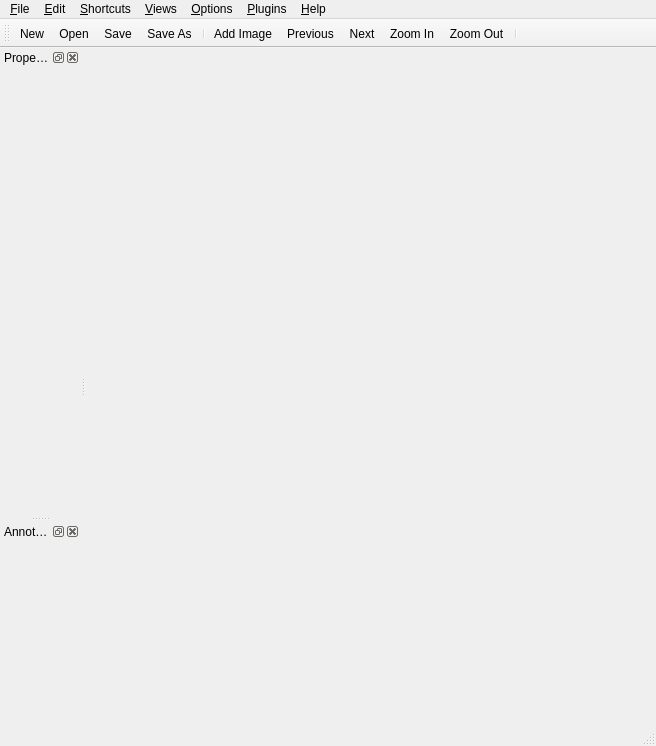
<?xml version="1.0" encoding="UTF-8"?>
<ui version="4.0">
 <class>MainWindow</class>
 <widget class="QMainWindow" name="MainWindow">
  <property name="geometry">
   <rect>
    <x>0</x>
    <y>0</y>
    <width>656</width>
    <height>746</height>
   </rect>
  </property>
  <property name="cursor">
   <cursorShape>ArrowCursor</cursorShape>
  </property>
  <property name="windowTitle">
   <string>sloth</string>
  </property>
  <property name="windowIcon">
   <iconset>
    <normaloff>:/icons/sloth.svg</normaloff>:/icons/sloth.svg</iconset>
  </property>
  <widget class="QWidget" name="centralWidget">
   <property name="cursor">
    <cursorShape>CrossCursor</cursorShape>
   </property>
   <property name="mouseTracking">
    <bool>false</bool>
   </property>
  </widget>
  <widget class="QMenuBar" name="menubar">
   <property name="geometry">
    <rect>
     <x>0</x>
     <y>0</y>
     <width>656</width>
     <height>21</height>
    </rect>
   </property>
   <widget class="QMenu" name="menuFile">
    <property name="title">
     <string>&amp;File</string>
    </property>
    <addaction name="actionNew"/>
    <addaction name="actionOpen"/>
    <addaction name="actionSave"/>
    <addaction name="actionSave_As"/>
    <addaction name="separator"/>
    <addaction name="actionExit"/>
   </widget>
   <widget class="QMenu" name="menu_Edit">
    <property name="title">
     <string>&amp;Edit</string>
    </property>
    <addaction name="action_Add_Image"/>
   </widget>
   <widget class="QMenu" name="menu_Views">
    <property name="title">
     <string>&amp;Views</string>
    </property>
    <addaction name="actionLocked"/>
   </widget>
   <widget class="QMenu" name="menu_Help">
    <property name="title">
     <string>&amp;Help</string>
    </property>
    <addaction name="action_About"/>
   </widget>
   <widget class="QMenu" name="menuPlugins">
    <property name="title">
     <string>&amp;Plugins</string>
    </property>
   </widget>
   <widget class="QMenu" name="menuShortcuts">
    <property name="title">
     <string>&amp;Shortcuts</string>
    </property>
   </widget>
   <widget class="QMenu" name="menuOptions">
    <property name="title">
     <string>&amp;Options</string>
    </property>
   </widget>
   <addaction name="menuFile"/>
   <addaction name="menu_Edit"/>
   <addaction name="menuShortcuts"/>
   <addaction name="menu_Views"/>
   <addaction name="menuOptions"/>
   <addaction name="menuPlugins"/>
   <addaction name="menu_Help"/>
  </widget>
  <widget class="QStatusBar" name="statusbar"/>
  <widget class="QToolBar" name="toolBar">
   <property name="windowTitle">
    <string>Toolbar</string>
   </property>
   <attribute name="toolBarArea">
    <enum>TopToolBarArea</enum>
   </attribute>
   <attribute name="toolBarBreak">
    <bool>false</bool>
   </attribute>
   <addaction name="actionNew"/>
   <addaction name="actionOpen"/>
   <addaction name="actionSave"/>
   <addaction name="actionSave_As"/>
   <addaction name="separator"/>
   <addaction name="action_Add_Image"/>
   <addaction name="actionPrevious"/>
   <addaction name="actionNext"/>
   <addaction name="actionZoom_In"/>
   <addaction name="actionZoom_Out"/>
   <addaction name="separator"/>
  </widget>
  <widget class="QDockWidget" name="dockProperties">
   <property name="enabled">
    <bool>true</bool>
   </property>
   <property name="minimumSize">
    <size>
     <width>80</width>
     <height>44</height>
    </size>
   </property>
   <property name="windowTitle">
    <string>Properties</string>
   </property>
   <attribute name="dockWidgetArea">
    <number>1</number>
   </attribute>
   <widget class="QWidget" name="dockPropertiesContents"/>
  </widget>
  <widget class="QDockWidget" name="dockAnnotations">
   <property name="windowTitle">
    <string>Annotations</string>
   </property>
   <attribute name="dockWidgetArea">
    <number>1</number>
   </attribute>
   <widget class="QWidget" name="dockAnnotationsContents"/>
  </widget>
  <action name="actionOpen">
   <property name="icon">
    <iconset>
     <normaloff>:/icons/folder_table.png</normaloff>:/icons/folder_table.png</iconset>
   </property>
   <property name="text">
    <string>&amp;Open</string>
   </property>
   <property name="statusTip">
    <string>Open existing annotation file</string>
   </property>
   <property name="shortcut">
    <string>Ctrl+O</string>
   </property>
  </action>
  <action name="actionNew">
   <property name="icon">
    <iconset>
     <normaloff>:/icons/page_white_text.png</normaloff>:/icons/page_white_text.png</iconset>
   </property>
   <property name="text">
    <string>&amp;New</string>
   </property>
   <property name="statusTip">
    <string>Create new annotation file</string>
   </property>
  </action>
  <action name="actionSave">
   <property name="icon">
    <iconset>
     <normaloff>:/icons/disk.png</normaloff>:/icons/disk.png</iconset>
   </property>
   <property name="text">
    <string>&amp;Save</string>
   </property>
   <property name="shortcut">
    <string>Ctrl+S</string>
   </property>
  </action>
  <action name="actionExit">
   <property name="icon">
    <iconset>
     <normaloff>:/icons/door_in.png</normaloff>:/icons/door_in.png</iconset>
   </property>
   <property name="text">
    <string>&amp;Exit</string>
   </property>
   <property name="menuRole">
    <enum>QAction::QuitRole</enum>
   </property>
  </action>
  <action name="action_Add_Image">
   <property name="icon">
    <iconset>
     <normaloff>:/icons/picture_add.png</normaloff>:/icons/picture_add.png</iconset>
   </property>
   <property name="text">
    <string>&amp;Add Image</string>
   </property>
   <property name="shortcut">
    <string>Ctrl+I</string>
   </property>
  </action>
  <action name="actionNext">
   <property name="icon">
    <iconset>
     <normaloff>:/icons/arrow_right.png</normaloff>:/icons/arrow_right.png</iconset>
   </property>
   <property name="text">
    <string>Next</string>
   </property>
  </action>
  <action name="actionPrevious">
   <property name="icon">
    <iconset>
     <normaloff>:/icons/arrow_left.png</normaloff>:/icons/arrow_left.png</iconset>
   </property>
   <property name="text">
    <string>Previous</string>
   </property>
  </action>
  <action name="actionZoom_In">
   <property name="icon">
    <iconset>
     <normaloff>:/icons/zoom_in.png</normaloff>:/icons/zoom_in.png</iconset>
   </property>
   <property name="text">
    <string>Zoom In</string>
   </property>
  </action>
  <action name="actionZoom_Out">
   <property name="icon">
    <iconset>
     <normaloff>:/icons/zoom_out.png</normaloff>:/icons/zoom_out.png</iconset>
   </property>
   <property name="text">
    <string>Zoom Out</string>
   </property>
  </action>
  <action name="actionMask">
   <property name="checkable">
    <bool>true</bool>
   </property>
   <property name="text">
    <string>Mask</string>
   </property>
   <property name="shortcut">
    <string>M</string>
   </property>
  </action>
  <action name="actionSelection">
   <property name="checkable">
    <bool>true</bool>
   </property>
   <property name="text">
    <string>Selection</string>
   </property>
   <property name="shortcut">
    <string>S</string>
   </property>
  </action>
  <action name="actionRectangle">
   <property name="checkable">
    <bool>true</bool>
   </property>
   <property name="text">
    <string>Rectangle</string>
   </property>
   <property name="shortcut">
    <string>R</string>
   </property>
  </action>
  <action name="actionSave_As">
   <property name="icon">
    <iconset>
     <normaloff>:/icons/disk_multiple.png</normaloff>:/icons/disk_multiple.png</iconset>
   </property>
   <property name="text">
    <string>Save &amp;As</string>
   </property>
  </action>
  <action name="action_About">
   <property name="text">
    <string>&amp;About</string>
   </property>
  </action>
  <action name="actionPoint">
   <property name="checkable">
    <bool>true</bool>
   </property>
   <property name="text">
    <string>Point</string>
   </property>
   <property name="shortcut">
    <string>P</string>
   </property>
  </action>
  <action name="actionLocked">
   <property name="checkable">
    <bool>true</bool>
   </property>
   <property name="text">
    <string>&amp;Locked</string>
   </property>
  </action>
 </widget>
 <resources/>
 <connections/>
</ui>
